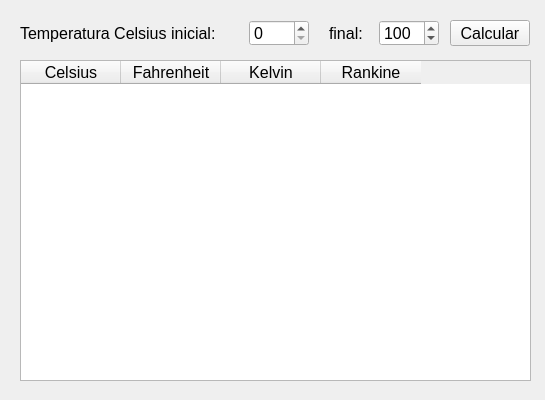
<?xml version="1.0" encoding="UTF-8"?>
<ui version="4.0">
 <class>EscalasTermometricas</class>
 <widget class="QWidget" name="EscalasTermometricas">
  <property name="geometry">
   <rect>
    <x>0</x>
    <y>0</y>
    <width>545</width>
    <height>400</height>
   </rect>
  </property>
  <property name="windowTitle">
   <string>Escalas Termométricas</string>
  </property>
  <widget class="QLabel" name="label">
   <property name="geometry">
    <rect>
     <x>20</x>
     <y>20</y>
     <width>220</width>
     <height>26</height>
    </rect>
   </property>
   <property name="font">
    <font>
     <pointsize>12</pointsize>
    </font>
   </property>
   <property name="text">
    <string>Temperatura Celsius inicial:</string>
   </property>
  </widget>
  <widget class="QSpinBox" name="edtCelsiusInicial">
   <property name="geometry">
    <rect>
     <x>249</x>
     <y>20</y>
     <width>60</width>
     <height>26</height>
    </rect>
   </property>
   <property name="font">
    <font>
     <pointsize>12</pointsize>
    </font>
   </property>
  </widget>
  <widget class="QLabel" name="label_2">
   <property name="geometry">
    <rect>
     <x>329</x>
     <y>20</y>
     <width>40</width>
     <height>26</height>
    </rect>
   </property>
   <property name="font">
    <font>
     <pointsize>12</pointsize>
    </font>
   </property>
   <property name="text">
    <string>final:</string>
   </property>
  </widget>
  <widget class="QSpinBox" name="edtCelsiusFinal">
   <property name="geometry">
    <rect>
     <x>379</x>
     <y>20</y>
     <width>60</width>
     <height>26</height>
    </rect>
   </property>
   <property name="font">
    <font>
     <pointsize>12</pointsize>
    </font>
   </property>
   <property name="maximum">
    <number>999</number>
   </property>
   <property name="value">
    <number>100</number>
   </property>
  </widget>
  <widget class="QPushButton" name="btnCalcular">
   <property name="geometry">
    <rect>
     <x>450</x>
     <y>20</y>
     <width>80</width>
     <height>26</height>
    </rect>
   </property>
   <property name="font">
    <font>
     <pointsize>12</pointsize>
    </font>
   </property>
   <property name="text">
    <string>Calcular</string>
   </property>
  </widget>
  <widget class="QTableWidget" name="tblDados">
   <property name="geometry">
    <rect>
     <x>20</x>
     <y>60</y>
     <width>511</width>
     <height>321</height>
    </rect>
   </property>
   <property name="font">
    <font>
     <pointsize>12</pointsize>
    </font>
   </property>
   <property name="editTriggers">
    <set>QAbstractItemView::NoEditTriggers</set>
   </property>
   <attribute name="verticalHeaderVisible">
    <bool>false</bool>
   </attribute>
   <column>
    <property name="text">
     <string>Celsius</string>
    </property>
    <property name="textAlignment">
     <set>AlignCenter</set>
    </property>
   </column>
   <column>
    <property name="text">
     <string>Fahrenheit</string>
    </property>
    <property name="textAlignment">
     <set>AlignCenter</set>
    </property>
   </column>
   <column>
    <property name="text">
     <string>Kelvin</string>
    </property>
    <property name="textAlignment">
     <set>AlignCenter</set>
    </property>
   </column>
   <column>
    <property name="text">
     <string>Rankine</string>
    </property>
    <property name="textAlignment">
     <set>AlignCenter</set>
    </property>
   </column>
  </widget>
 </widget>
 <layoutdefault spacing="6" margin="11"/>
 <resources/>
 <connections/>
</ui>
